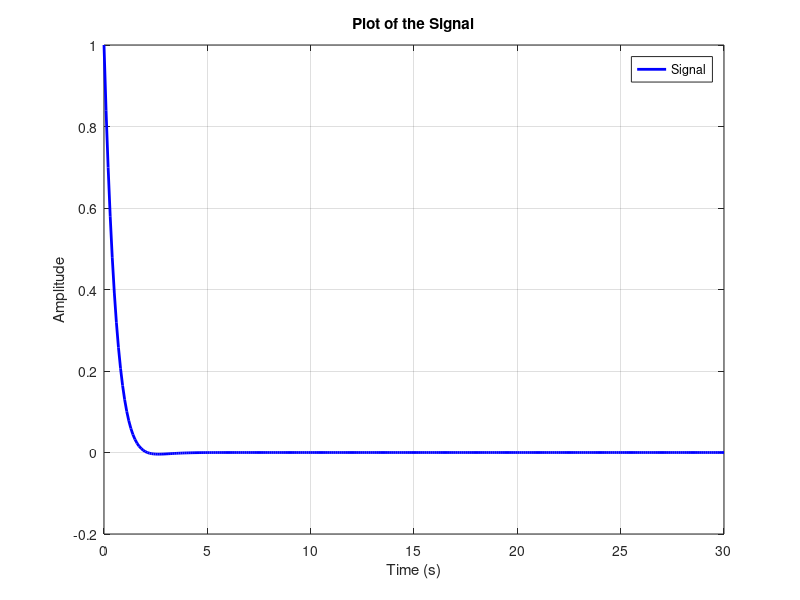

The MATLAB source for this figure:

t = 0:0.1:30;
x = exp(-(3^0.5)*t) .* cos((3.0/4.0)*t);

figure;
plot(t, x, 'b', 'LineWidth', 2);
title('Plot of the Signal');
xlabel('Time (s)');
ylabel('Amplitude');
grid on;
legend('Signal');